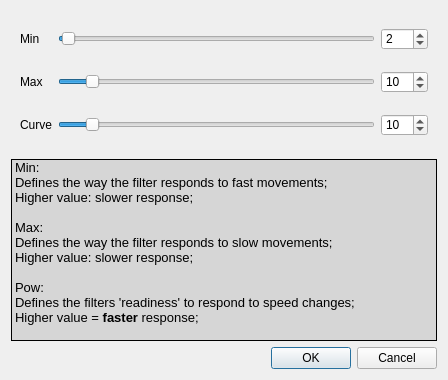
<?xml version="1.0" encoding="UTF-8"?>
<ui version="4.0">
 <class>UICFilterControls</class>
 <widget class="QWidget" name="UICFilterControls">
  <property name="windowModality">
   <enum>Qt::NonModal</enum>
  </property>
  <property name="geometry">
   <rect>
    <x>0</x>
    <y>0</y>
    <width>448</width>
    <height>380</height>
   </rect>
  </property>
  <property name="windowTitle">
   <string>EWMA2 filter settings</string>
  </property>
  <property name="windowIcon">
   <iconset resource="ewma-filter.qrc">
    <normaloff>:/images/filter-16.png</normaloff>:/images/filter-16.png</iconset>
  </property>
  <property name="layoutDirection">
   <enum>Qt::LeftToRight</enum>
  </property>
  <property name="autoFillBackground">
   <bool>false</bool>
  </property>
  <property name="styleSheet">
   <string notr="true"/>
  </property>
  <layout class="QVBoxLayout" name="verticalLayout">
   <item>
    <widget class="QFrame" name="frame">
     <layout class="QGridLayout" name="gridLayout_2">
      <property name="topMargin">
       <number>2</number>
      </property>
      <property name="bottomMargin">
       <number>2</number>
      </property>
      <item row="0" column="0">
       <widget class="QLabel" name="lblInvert1_6">
        <property name="sizePolicy">
         <sizepolicy hsizetype="Preferred" vsizetype="Maximum">
          <horstretch>0</horstretch>
          <verstretch>0</verstretch>
         </sizepolicy>
        </property>
        <property name="minimumSize">
         <size>
          <width>0</width>
          <height>0</height>
         </size>
        </property>
        <property name="styleSheet">
         <string notr="true"/>
        </property>
        <property name="text">
         <string>Min</string>
        </property>
       </widget>
      </item>
      <item row="0" column="1">
       <widget class="QSlider" name="minSmooth">
        <property name="sizePolicy">
         <sizepolicy hsizetype="MinimumExpanding" vsizetype="Preferred">
          <horstretch>0</horstretch>
          <verstretch>0</verstretch>
         </sizepolicy>
        </property>
        <property name="minimum">
         <number>1</number>
        </property>
        <property name="maximum">
         <number>100</number>
        </property>
        <property name="pageStep">
         <number>5</number>
        </property>
        <property name="value">
         <number>2</number>
        </property>
        <property name="orientation">
         <enum>Qt::Horizontal</enum>
        </property>
        <property name="tickPosition">
         <enum>QSlider::NoTicks</enum>
        </property>
       </widget>
      </item>
      <item row="0" column="2">
       <widget class="QSpinBox" name="spinMinSmooth">
        <property name="sizePolicy">
         <sizepolicy hsizetype="Maximum" vsizetype="Preferred">
          <horstretch>0</horstretch>
          <verstretch>0</verstretch>
         </sizepolicy>
        </property>
        <property name="styleSheet">
         <string notr="true">background:none;</string>
        </property>
        <property name="minimum">
         <number>1</number>
        </property>
        <property name="maximum">
         <number>120</number>
        </property>
        <property name="singleStep">
         <number>5</number>
        </property>
        <property name="value">
         <number>2</number>
        </property>
       </widget>
      </item>
      <item row="1" column="0">
       <widget class="QLabel" name="lblInvert1_7">
        <property name="sizePolicy">
         <sizepolicy hsizetype="Preferred" vsizetype="Maximum">
          <horstretch>0</horstretch>
          <verstretch>0</verstretch>
         </sizepolicy>
        </property>
        <property name="styleSheet">
         <string notr="true"/>
        </property>
        <property name="text">
         <string>Max</string>
        </property>
       </widget>
      </item>
      <item row="1" column="1">
       <widget class="QSlider" name="maxSmooth">
        <property name="sizePolicy">
         <sizepolicy hsizetype="MinimumExpanding" vsizetype="Preferred">
          <horstretch>0</horstretch>
          <verstretch>0</verstretch>
         </sizepolicy>
        </property>
        <property name="minimum">
         <number>1</number>
        </property>
        <property name="maximum">
         <number>100</number>
        </property>
        <property name="pageStep">
         <number>5</number>
        </property>
        <property name="value">
         <number>10</number>
        </property>
        <property name="orientation">
         <enum>Qt::Horizontal</enum>
        </property>
        <property name="tickPosition">
         <enum>QSlider::NoTicks</enum>
        </property>
       </widget>
      </item>
      <item row="1" column="2">
       <widget class="QSpinBox" name="spinMaxSmooth">
        <property name="sizePolicy">
         <sizepolicy hsizetype="Maximum" vsizetype="Preferred">
          <horstretch>0</horstretch>
          <verstretch>0</verstretch>
         </sizepolicy>
        </property>
        <property name="styleSheet">
         <string notr="true">background:none;</string>
        </property>
        <property name="minimum">
         <number>1</number>
        </property>
        <property name="maximum">
         <number>120</number>
        </property>
        <property name="singleStep">
         <number>5</number>
        </property>
        <property name="value">
         <number>10</number>
        </property>
       </widget>
      </item>
      <item row="2" column="0">
       <widget class="QLabel" name="lblInvert1_8">
        <property name="sizePolicy">
         <sizepolicy hsizetype="Preferred" vsizetype="Maximum">
          <horstretch>0</horstretch>
          <verstretch>0</verstretch>
         </sizepolicy>
        </property>
        <property name="styleSheet">
         <string notr="true"/>
        </property>
        <property name="text">
         <string>Curve</string>
        </property>
       </widget>
      </item>
      <item row="2" column="1">
       <widget class="QSlider" name="powCurve">
        <property name="sizePolicy">
         <sizepolicy hsizetype="MinimumExpanding" vsizetype="Preferred">
          <horstretch>0</horstretch>
          <verstretch>0</verstretch>
         </sizepolicy>
        </property>
        <property name="minimum">
         <number>1</number>
        </property>
        <property name="maximum">
         <number>100</number>
        </property>
        <property name="pageStep">
         <number>5</number>
        </property>
        <property name="value">
         <number>10</number>
        </property>
        <property name="orientation">
         <enum>Qt::Horizontal</enum>
        </property>
        <property name="tickPosition">
         <enum>QSlider::NoTicks</enum>
        </property>
       </widget>
      </item>
      <item row="2" column="2">
       <widget class="QSpinBox" name="spinPowCurve">
        <property name="sizePolicy">
         <sizepolicy hsizetype="Maximum" vsizetype="Preferred">
          <horstretch>0</horstretch>
          <verstretch>0</verstretch>
         </sizepolicy>
        </property>
        <property name="styleSheet">
         <string notr="true">background:none;</string>
        </property>
        <property name="maximum">
         <number>100</number>
        </property>
        <property name="singleStep">
         <number>5</number>
        </property>
        <property name="value">
         <number>10</number>
        </property>
       </widget>
      </item>
     </layout>
    </widget>
   </item>
   <item>
    <widget class="QLabel" name="label_4">
     <property name="styleSheet">
      <string notr="true">background-color: rgb(214, 214, 214);
border-color: rgb(0, 0, 0);</string>
     </property>
     <property name="frameShape">
      <enum>QFrame::Box</enum>
     </property>
     <property name="text">
      <string>&lt;!DOCTYPE HTML PUBLIC &quot;-//W3C//DTD HTML 4.0//EN&quot; &quot;http://www.w3.org/TR/REC-html40/strict.dtd&quot;&gt;
&lt;html&gt;&lt;head&gt;&lt;meta name=&quot;qrichtext&quot; content=&quot;1&quot; /&gt;&lt;style type=&quot;text/css&quot;&gt;
p, li { white-space: pre-wrap; }
&lt;/style&gt;&lt;/head&gt;&lt;body style=&quot; font-family:'Sans Serif'; font-size:10pt; font-weight:400; font-style:normal;&quot;&gt;
&lt;p style=&quot; margin-top:0px; margin-bottom:0px; margin-left:0px; margin-right:0px; -qt-block-indent:0; text-indent:0px;&quot;&gt;&lt;span style=&quot; font-family:'MS Shell Dlg 2';&quot;&gt;Min:&lt;/span&gt;&lt;/p&gt;
&lt;p style=&quot; margin-top:0px; margin-bottom:0px; margin-left:0px; margin-right:0px; -qt-block-indent:0; text-indent:0px;&quot;&gt;&lt;span style=&quot; font-family:'MS Shell Dlg 2';&quot;&gt;Defines the way the filter responds to fast movements;&lt;/span&gt;&lt;/p&gt;
&lt;p style=&quot; margin-top:0px; margin-bottom:0px; margin-left:0px; margin-right:0px; -qt-block-indent:0; text-indent:0px;&quot;&gt;&lt;span style=&quot; font-family:'MS Shell Dlg 2';&quot;&gt;Higher value: slower response;&lt;/span&gt;&lt;/p&gt;
&lt;p style=&quot;-qt-paragraph-type:empty; margin-top:0px; margin-bottom:0px; margin-left:0px; margin-right:0px; -qt-block-indent:0; text-indent:0px; font-family:'MS Shell Dlg 2';&quot;&gt;&lt;br /&gt;&lt;/p&gt;
&lt;p style=&quot; margin-top:0px; margin-bottom:0px; margin-left:0px; margin-right:0px; -qt-block-indent:0; text-indent:0px;&quot;&gt;&lt;span style=&quot; font-family:'MS Shell Dlg 2';&quot;&gt;Max:&lt;/span&gt;&lt;/p&gt;
&lt;p style=&quot; margin-top:0px; margin-bottom:0px; margin-left:0px; margin-right:0px; -qt-block-indent:0; text-indent:0px;&quot;&gt;&lt;span style=&quot; font-family:'MS Shell Dlg 2';&quot;&gt;Defines the way the filter responds to slow movements;&lt;/span&gt;&lt;/p&gt;
&lt;p style=&quot; margin-top:0px; margin-bottom:0px; margin-left:0px; margin-right:0px; -qt-block-indent:0; text-indent:0px;&quot;&gt;&lt;span style=&quot; font-family:'MS Shell Dlg 2';&quot;&gt;Higher value: slower response;&lt;/span&gt;&lt;/p&gt;
&lt;p style=&quot;-qt-paragraph-type:empty; margin-top:0px; margin-bottom:0px; margin-left:0px; margin-right:0px; -qt-block-indent:0; text-indent:0px; font-family:'MS Shell Dlg 2';&quot;&gt;&lt;br /&gt;&lt;/p&gt;
&lt;p style=&quot; margin-top:0px; margin-bottom:0px; margin-left:0px; margin-right:0px; -qt-block-indent:0; text-indent:0px;&quot;&gt;&lt;span style=&quot; font-family:'MS Shell Dlg 2';&quot;&gt;Pow:&lt;/span&gt;&lt;/p&gt;
&lt;p style=&quot; margin-top:0px; margin-bottom:0px; margin-left:0px; margin-right:0px; -qt-block-indent:0; text-indent:0px;&quot;&gt;&lt;span style=&quot; font-family:'MS Shell Dlg 2';&quot;&gt;Defines the filters 'readiness' to respond to speed changes;&lt;/span&gt;&lt;/p&gt;
&lt;p style=&quot; margin-top:0px; margin-bottom:0px; margin-left:0px; margin-right:0px; -qt-block-indent:0; text-indent:0px;&quot;&gt;&lt;span style=&quot; font-family:'MS Shell Dlg 2';&quot;&gt;Higher value = &lt;/span&gt;&lt;span style=&quot; font-family:'MS Shell Dlg 2'; font-weight:600;&quot;&gt;faster&lt;/span&gt;&lt;span style=&quot; font-family:'MS Shell Dlg 2';&quot;&gt; response;&lt;/span&gt;&lt;/p&gt;
&lt;p style=&quot;-qt-paragraph-type:empty; margin-top:0px; margin-bottom:0px; margin-left:0px; margin-right:0px; -qt-block-indent:0; text-indent:0px; font-family:'MS Shell Dlg 2';&quot;&gt;&lt;br /&gt;&lt;/p&gt;&lt;/body&gt;&lt;/html&gt;</string>
     </property>
     <property name="margin">
      <number>5</number>
     </property>
    </widget>
   </item>
   <item>
    <widget class="QDialogButtonBox" name="buttonBox">
     <property name="standardButtons">
      <set>QDialogButtonBox::Cancel|QDialogButtonBox::Ok</set>
     </property>
    </widget>
   </item>
  </layout>
 </widget>
 <resources>
  <include location="ewma-filter.qrc"/>
 </resources>
 <connections/>
 <slots>
  <slot>startEngineClicked()</slot>
  <slot>stopEngineClicked()</slot>
  <slot>cameraSettingsClicked()</slot>
 </slots>
</ui>
